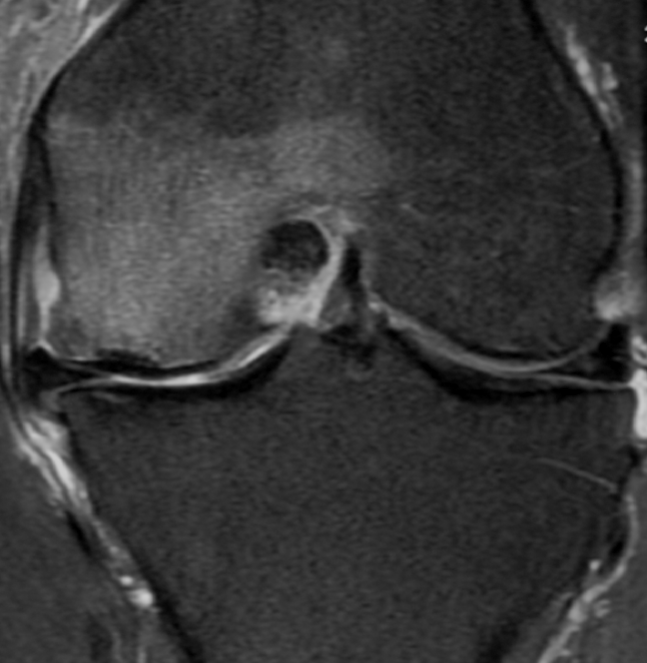
%> input picture src_additional/Matlab/createData/.MRI-knee.bmp, 647 x 663 px
$ octave createFromPic.m   (GNU Octave 9; MATLAB toolbox functions it lacks are replaced by stand-ins)
%> lines starting %> are read from the running program, lines starting %| are printed output that depends on the picture
% Create signals for source nodes from a bmp-picture.
% Each picture row corresponds to the input data of a node.

%% Settings
FILE_PATH = './out/data';       %output mat file
PIC_PATH = './.MRI-knee.bmp';    %input picture
m = 128;                        % to check Y column sparsity
k = 5;                         % assumed sparsity of the pictures
%% Defines
MAX_NODES = 256;


%% Input
nNodes = input('Number of nodes: ');
%> the answer given: 3
assert(nNodes > 0, 'Not enough nodes');
assert(nNodes <= MAX_NODES, 'too many nodes');

nSamp = input('NOF Samples: ');
%> the answer given: 3

%% Load Picture
dir = fileparts(mfilename('fullpath'));
picByte = imread(fullfile(dir, PIC_PATH));
%> picByte is the input picture: size 663x647x3 uint8; min 0, max 205, mean 56.2
pic = double(picByte)/256;
dim = size(pic);
%> dim = [663 647 3]

assert(dim(2) >= nNodes, 'not enough rows in picture');
assert(dim(1) >= nSamp, 'not enough columns in picture');

%% Crop picture
X = pic(1:nSamp, 1:nNodes);
%> X = [0.348 0.371 0.395; 0.359 0.387 0.41; 0.383 0.406 0.426]
%X = imresize(pic, [nSamp, nNodes]);

%% write to file
save(FILE_PATH, 'X', 'k', '-v6');

fid = fopen([FILE_PATH 'INFO'], 'w');
fprintf(fid, 'Number of nodes: %d\n', nNodes);
fprintf(fid, 'Number of samples: %d\n', nSamp);
fclose(fid);

%% Calculate Y to check
if(m > nSamp)
    m = floor(nSamp/2);
end

Y = zeros(nNodes, m);
for i=1:nNodes
%     A = randn(m,n);
%      Y(i,:) = A*X(:,i);
    idx = randperm(nSamp, m); % random subsampling
    idx = sort(idx);
    x =  X(:,i);
    Y(i,:) = x(idx);
end
%> this loop made 3 passes
%> x on passes 1 to 3: [0.348; 0.359; 0.383], [0.371; 0.387; 0.406], [0.395; 0.41; 0.426]
%> after the loop, Y = [0.383; 0.406; 0.41]

%% informative plots

% X DCT
figure;
f = repmat((0:nSamp-1)'/nSamp,1,nNodes);
mesh(1:nNodes,f, abs(dct(X)));
%> (this line was passed over: mesh is not available in this run)
title ('DCT of X')
xlabel('Node');
ylabel('F');
zlabel('|A|');

% Y DCT with random subsampling

figure;
f = repmat((0:nNodes-1)'/nNodes,1,m);
mesh(1:m,f, abs(dct(Y)));
title ('DCT of Y = A*X')
xlabel('Column');
ylabel('F');
zlabel('|A|');
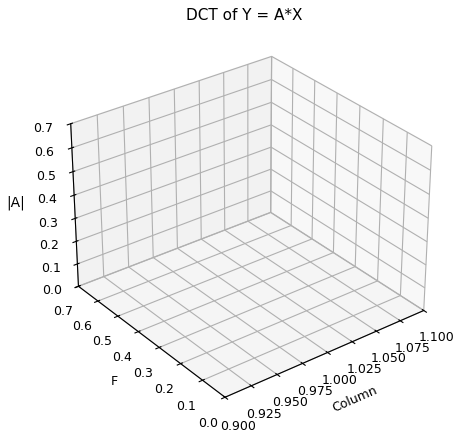
%> figure redrawn from the program's plot data
